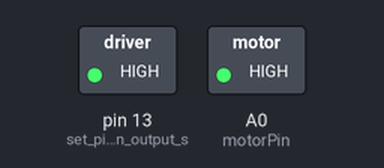
Simulated run of this sketch. Board: Arduino Uno, built with avr-gcc and run on an emulated ATmega328P. On the bench: switched loads named in the sketch (green lamp = pin HIGH).

Above: at 0.1 s.
At 90.1 s:
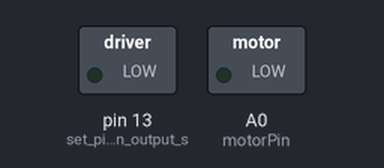
Timing chart, 0 to 91.6 s (numbered marks = the images above):
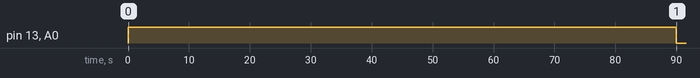

Measured:
- by itself, pin 13 (set_pin_13_to_an_output_s), A0 (motorPin): LOW → HIGH at 0.00 s, → LOW 90.0 s later

The sketch:

first_water_machine.ino
```cpp
int motorPin = A0; // pin that turns on the motor
int watertime = 90; // how long to water in seconds
int waittime = 4320; // how long to wait between watering, in minutes

void setup() {
  pinMode(motorPin, OUTPUT);    // set A0 to an output so we can use it to turn on the transistor
  pinMode(LED_BUILTIN, OUTPUT); // set pin 13 to an output so we can use it to turn on the LED
}

void loop() {
  digitalWrite(motorPin, HIGH);    // turn on the motor
  digitalWrite(LED_BUILTIN, HIGH); // turn on the LED
  delay(90000);                    // multiply by 1000 to translate seconds to milliseconds

  digitalWrite(motorPin, LOW);    // turn off the motor
  digitalWrite(LED_BUILTIN, LOW); // turn off the LED
  delay(waittime*60000);          // multiply by 60000 to translate minutes to milliseconds
}
```
